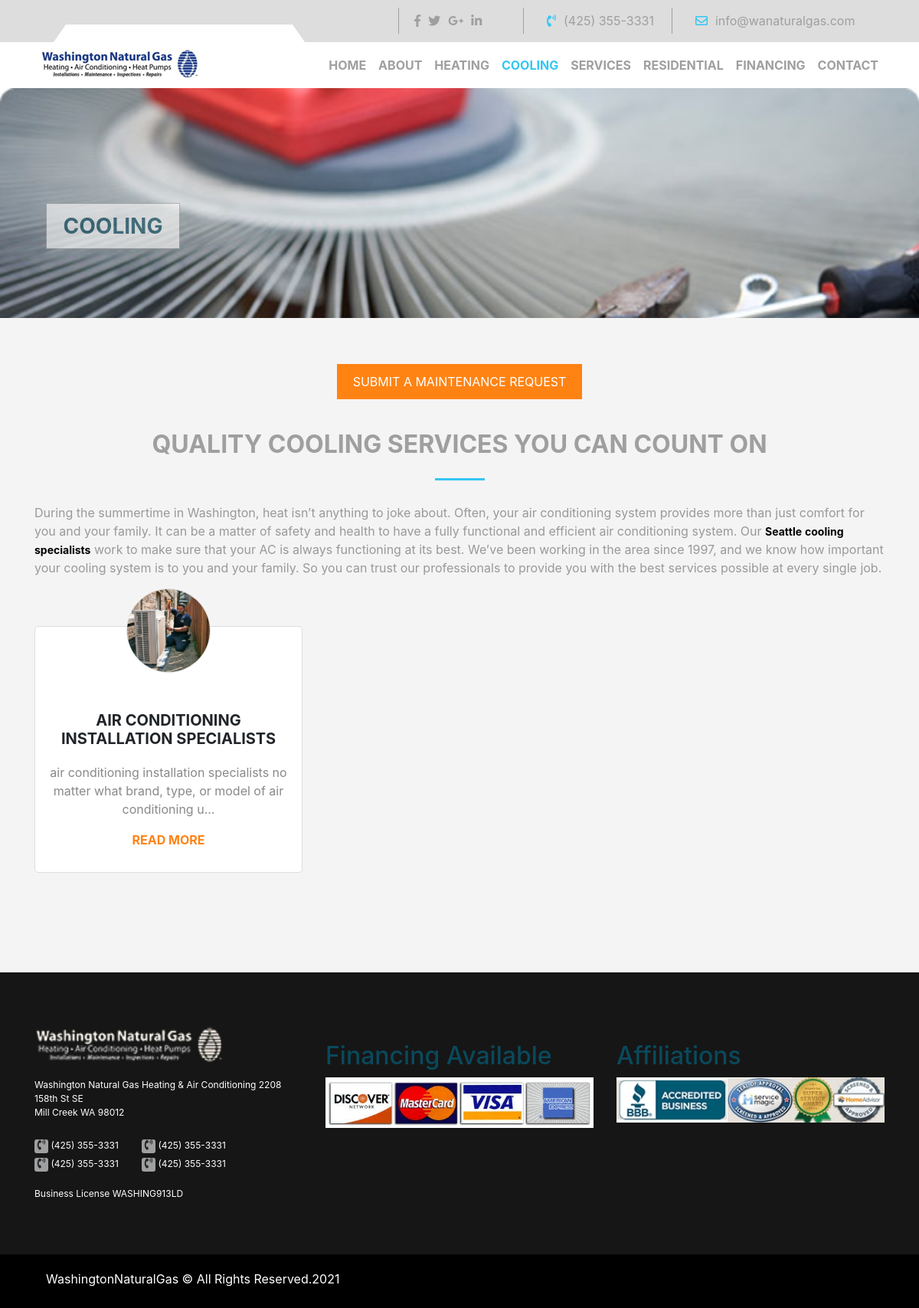
/cooling/, run on the app's committed database.
### service/models.py (models this page shows, shortened)
class Main(models.Model):
    title = models.CharField(max_length=250)
    image = models.ImageField(upload_to='images/')
    description = RichTextField()

class Post(models.Model):
    content_type = models.ForeignKey(ContentType, on_delete=models.CASCADE)
    content_object = GenericForeignKey('content_type', 'object_id')
    object_id = models.PositiveIntegerField(null=True)
    title = models.CharField(max_length=250)
    image = models.ImageField(upload_to='images/')
    description = RichTextField()
    class Meta:
        verbose_name = 'Post'
        verbose_name_plural = 'Posts'
    def get_absolute_url(self):
        return reverse('service:post', kwargs={'post_id': self.id})

### service/views.py (the view)
# urls.py: path('cooling/', views.cooling_view, name='cooling'),
def cooling_view(request):
    cooling = Cooling.objects.first()
    if cooling:  # will remove this if later as we prevented delete permission
        obj_id = cooling.id
        content_type = ContentType.objects.get_for_model(Cooling)
        posts = Post.objects.filter(content_type=content_type,
                                    object_id=obj_id)
    else:
        posts = None
    context = {
        'cooling': cooling,
        'posts': posts,
        'active': 'cooling'
    }
    return render(request, 'service/cooling.html', context)

### service/templatetags/tags.py (called while the page is built)
@register.filter(name='str_split')
def split_str(_str, num):
    if not str.isnumeric(num):
        raise ValueError("Not valid number")
    soup = BeautifulSoup(_str, "html.parser").text.lower()[:int(num)]
    return str(soup)

### templates/service/cooling.html (shortened to what this page needs)
{% extends 'base.html' %}
{% load static %}
{% load tags %}
{% block content %}
<section class="stock-heating">
    <div class="container-fluid">
      <div class="row">
        <div class="shutter" style="background: url({{ cooling.image.url }});background-size: cover;">
          <button style="cursor: default;">Cooling</button>
        </div>
      </div>
    </div>
  </section>
      <section class="heating-cardds">
        <div class="container">
          {% include 'base/submit_request_button.html' %}
          <div class="row">
            <div class="col-lg-12">
              <div class="heating-text">
                <h2 class="head-border-blue">{{ cooling.title }}</h2>
                {{ cooling.description|safe }}
              </div>
            </div>
          </div>
          <div class="row mt-5">
            {% for post in posts %}
            <div class="col-lg-4 col-md-6 wow bounceInLeft" data-wow-duration="2.5s" data-wow-delay=".4s" data-wow-offset="300">
              <div class="flip-cardd"><span class="circle"><img src="{{ post.image.url }}"></span>
                <h4>{{ post.title }}</h4>
                <p>{{ post.description|str_split:'100' }}...</p><span class="normall"> <a style="color: #ff8313;" class="link-unstyled" href="{{ post.get_absolute_url }}">read more</a></span>
              </div>
            </div>
            {% endfor %}
          </div>
        </div>
      </section>
{% endblock %}

### static/css/master.css (style rules this page uses)
html { scroll-behavior: smooth; }
body { position: relative; }
.link-unstyled { text-decoration: none; }
.container .ggo button.forrmm, section.about .container .col-md-5 img, section.cooling .flip-cardd, section.services .container .row .col-lg-5 img, section.testimonials .container-fluid .row .gray #sliderr .carousel-item .media .media-body h5, section.testimonials .container-fluid .row .col-lg-6 .testimonial .fa-chevron-right, section.testimonials .container-fluid .row .col-lg-6 .testimonial .fa-chevron-left, section.contact .container .banner button, section.about-services .part .content h3, .about-ceo button, section.contact-us .textarea button, section.big-form .main-section .container .contain-form form button, section.big-form .main-section .container p span, section.heating-cardds .container .heating-text p.fir span, section.heating-cardds .container .flip-cardd, section.Residential .list-tabs ul li, section.Residential .list-tabs ul li a, .upper-barr .icon i, .upper-barr .num span, .upper-barr .mail span, nav.bg-light ul li.nav-item a.nav-link, nav.bg-light ul li.nav-item .icon i, nav.bg-light ul li.nav-item .num span, nav.bg-light ul li.nav-item .mail span, #carouselExampleCaptions .carousel-inner .carousel-item .carousel-caption .btnn button { -webkit-transition: all .5s ease-in-out; transition: all .5s ease-in-out; }
.container .ggo button.forrmm, section.cooling h2, section.cooling .flip-cardd h4, section.cooling .flip-cardd span.normall, section.services h2, section.testimonials .container-fluid .row .gray h2, section.testimonials .container-fluid .row .col-lg-6 h2, section.stock-about .shutter button, section.about-services .part .content h3, .about-us h3, .about-ceo button, section.stock .shutter button, section.contact-us .textarea button, section.big-form .main-section .h3, section.big-form .main-section .container h2, section.stock-heating .shutter button, section.heating-cardds .container .heating-text h2, section.heating-cardds .container .flip-cardd h4, section.heating-cardds .container .flip-cardd span.normall, section.stock-Residential .shutter button, section.Residential .list-tabs ul li a, section.Residential .text-columnn h2.head-border-blue, section.stock-Financing .shutter button, nav.bg-light ul li.nav-item a.nav-link, #carouselExampleCaptions .carousel-inner .carousel-item .carousel-caption h2, #carouselExampleCaptions .carousel-inner .carousel-item .carousel-caption .btnn button { text-transform: uppercase; }
.head-border-blue:after { content: ' '; display: block; width: 65px; height: 3px; margin: 25px auto; margin-bottom: 80px; background-color: #34c6f2; color: #34c6f2; }
html { --scrollbarBG: #fff; --thumbBG: #34c6f2; overflow-x: hidden; }
body { scrollbar-width: thin; scrollbar-color: var(--thumbBG) var(--scrollbarBG); overflow: hidden; overflow-x: hidden; }
section.stock-heating .shutter { width: 100%; height: 360px; background-size: cover; position: relative; }
@media (max-width: 1200px) { section.stock-heating .shutter { height: 300px; } }
section.stock-heating .shutter button { width: 175px; height: 60px; font-size: 28px; font-weight: bold; background-color: #FFFDFC; color: #0A495C; border: 1px solid #9f9f9f; opacity: .6; position: absolute; top: 150px; left: 60px; }
section.heating-cardds { padding: 60px 0; background-color: #F5F4F4; }
section.heating-cardds .container .heating-text h2 { text-align: center; font-weight: bold; color: #9f9f9f; }
section.heating-cardds .container .heating-text h2.head-border-blue:after { margin-bottom: 30px; }
section.heating-cardds .container .flip-cardd { background-color: #fff; padding: 0px 15px; padding-bottom: 30px; margin-bottom: 70px; text-align: center; border-radius: 5px; border: 1px solid #ddd; cursor: pointer; }
section.heating-cardds .container .flip-cardd span.circle { width: 110px; height: 110px; position: relative; top: -50px; background-color: #fff; border-radius: 50%; border: 1px solid #ddd; text-align: center; display: inline-block; }
section.heating-cardds .container .flip-cardd span.circle img { width: 100%; height: 100%; border-radius: 50%; }
section.heating-cardds .container .flip-cardd h4 { font-weight: bold; font-size: 20px; margin-bottom: 20px; }
section.heating-cardds .container .flip-cardd p { color: #898989; }
section.heating-cardds .container .flip-cardd span.normall { font-weight: bold; color: #ff8313; }
* { -webkit-box-sizing: border-box; box-sizing: border-box; }

### data on the page
Main: image (picture), title "QUALITY COOLING SERVICES YOU CAN COUNT ON", description "During the summertime in Washington, heat isn’t anything to joke about. Often, your air conditioning system provides more than just comfort for you and your family. It can be a matter of safety and health to have a fully functional and efficient air conditioning system. Our Seattle cooling specialists work to make sure that your AC is always functioning at its best. We’ve been working in the area since 1997, and we know how important your cooling system is to you and your family. So you can trust our professionals to provide you with the best services possible at every single job."
Post: image (picture), title "AIR CONDITIONING INSTALLATION SPECIALISTS", description|str_split "air conditioning installation specialists no matter what brand, type, or model of air conditioning u"
